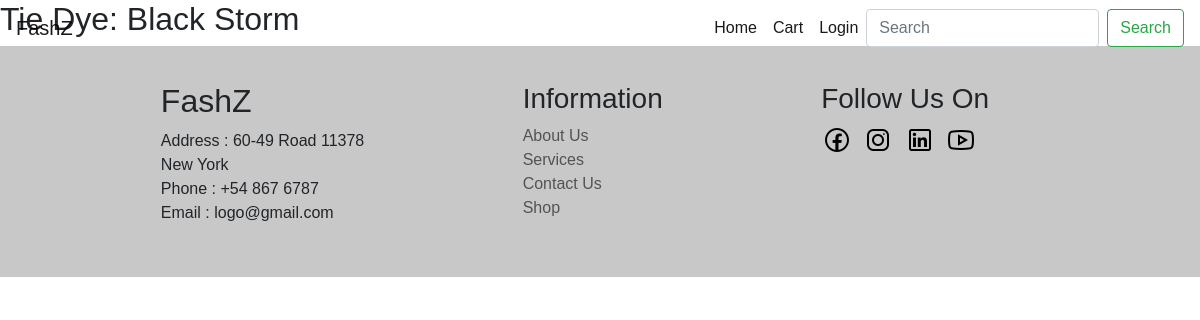
The page /pro_view/1/ on the database as committed earlier.
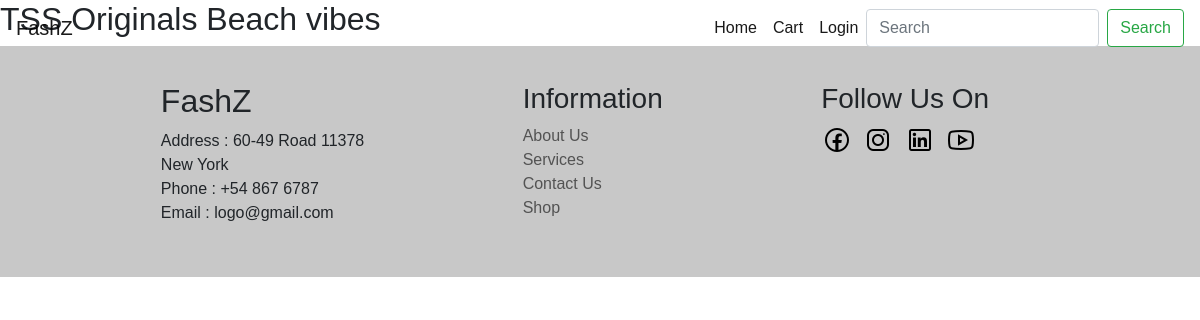
The same page on the database as committed later.
### app1/models.py (models this page shows, shortened)
class product(models.Model):
    product_name = models.CharField(max_length=50)
    product_desc = models.CharField(max_length=200)
    product_img = models.ImageField(upload_to='image/proimg')
    product_price = models.DecimalField(max_digits=6,decimal_places=2)
    cate = models.ForeignKey(Category,on_delete=models.CASCADE,null=True,blank=True)

### app1/views.py (the view)
# urls.py: path('pro_view/<int:uid>/',views.pro_view,name='pro_view'),
def pro_view(request,uid):
    k = product.objects.get(id=uid)
    return render(request,'proView.html',{"k":k})

### templates/proView.html
{% extends 'home.html' %}
{% load static %}
{% block body_block %}
<h2>{{k.product_name}} {{c}}</h2>
{% endblock %}

Rows that differ between the two databases and show on the page:
changed product: product_name "Tie Dye: Black Storm" → "TSS Originals Beach vibes"
